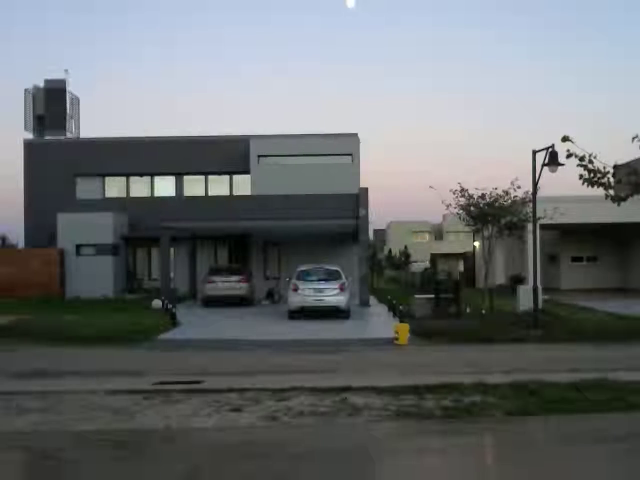
#> input picture frame 170 of opencv/_vids/vga_cam_10kmh_flipped.mp4, 1280 x 960 px, given in place of perpendicular.mp4, which was not available (shown at 1/2 size)
$ python speed_track.py   (Python 2 division)   (older library calls are emulated)
#> lines starting #> are read from the running program, lines starting #| are printed output that depends on the picture
#!/usr/bin/env python
version = "version 1.00"

"""
speed-track written by Claude Pageau pageauc@gmail.com
Raspberry (Pi) - python opencv2 Speed tracking using picamera module

This is a raspberry pi python opencv2 speed tracking demonstration program.
It will detect speed in the field of view and use opencv to calculate the
largest contour and return its x,y coordinate.  The image is tracked for
a specified threshold length and then the speed is calculated.
Note: Variables for this program are stored in speed_settings.py

Some of this code is based on a YouTube tutorial by
Kyle Hounslow using C here https://www.youtube.com/watch?v=X6rPdRZzgjg

Here is a my YouTube video demonstrating a previous speed tracking demo
program using a Raspberry Pi B2 https://youtu.be/09JS7twPBsQ

Requires a Raspberry Pi with a RPI camera module installed and configured

Install Dependencies from a logged in SSH session per quotends below

sudo apt-get update
sudo apt-get upgrade
sudo apt-get install -y python-opencv python-picamera python-image python-pyexiv2

"""

print("-------------------------------------------------------------------------------------------------")
print("speed-track.py %s using python2 and OpenCV2    written by Claude Pageau" % ( version ))
print("Loading Please Wait ....")

import os
mypath=os.path.abspath(__file__)       # Find the full path of this python script
baseDir=mypath[0:mypath.rfind("/")+1]  # get the path location only (excluding script name)
baseFileName=mypath[mypath.rfind("/")+1:mypath.rfind(".")]
progName = os.path.basename(__file__)
progNameVer = "%s %s" %(progName, version)

import io
import time
import datetime
import cv2
import pyexiv2
from PIL import Image
from PIL import ImageFont
from PIL import ImageDraw
#from picamera.array import PiRGBArray
#from picamera import PiCamera

# Check for variable file to import and error out if not found.
configFilePath = baseDir + "speed_settings.py"
if not os.path.exists(configFilePath):
    print("ERROR - Missing speed_settings.py file - Could not import Configuration file %s" % (configFilePath))
    quit()
else:
    # Read Configuration variables from config.py file
    from speed_settings import *

# Calculate conversion from camera pixel width to actual speed.
px_to_mph = float(( CAMERA_WIDTH / IMAGE_VIEW_FT ) * 5280 / 3600)

if SPEED_MPH:
    speed_units = "mph"
    speed_conv = 1.0 * px_to_mph
else:
    speed_units = "kph"
    speed_conv = 1.609344 * px_to_mph

quote = '"'  # Used for creating quote delimited log file of speed data

#-----------------------------------------------------------------------------------------------
def show_time():
    rightNow = datetime.datetime.now()
    currentTime = "%04d%02d%02d_%02d:%02d:%02d" % ( rightNow.year, rightNow.month, rightNow.day, rightNow.hour, rightNow.minute, rightNow.second )
    return currentTime

#-----------------------------------------------------------------------------------------------
def show_message(function_name, message_str):
    if verbose:
        now = show_time()
        print("%s %s - %s " % ( now, function_name, message_str ))
    return

#----------------------------------------------------------------------------------------------
def get_fps( start_time, frame_count ):
    # Calculate and display frames per second processing
    if frame_count >= 100:
        duration = float( time.time() - start_time )
        FPS = float( frame_count / duration )
        print("%s get_fps - Processing Speed Motion Stream at %.2f fps for Last %i Frames" %( show_time(), FPS, frame_count ))
        frame_count = 0
        start_time = time.time()
    else:
        frame_count += 1
    return start_time, frame_count

#-----------------------------------------------------------------------------------------------
def show_settings():
    if verbose:
        print("")
        print("Note: To Send Full Output to File Use command -   python -u ./%s | tee -a log.txt" % progName)
        print("      Set log_data_to_file=True to Send speed_Data to CSV File %s.log" % baseFileName)
        print("-------------------------------------- Settings -------------------------------------------------")
        print("")
        print("Message Display . verbose=%s  display_fps=%s calibrate=%s" % ( verbose, display_fps, calibrate ))
        print("Logging ......... Log_data_to_file=%s  log_filename=%s.log (CSV format)"  % ( log_data_to_file, baseFileName ))
        print("                  Log if max_speed_over > %i %s" % ( max_speed_over, speed_units))
        print("Speed Trigger ... If  track_len_trig > %i px" % ( track_len_trig ))
        print("Exclude Events .. If  x_diff_min < %i or x_diff_max > %i px" % ( x_diff_min, x_diff_max ))
        print("                  If  y_upper < %i or y_lower > %i px" % ( y_upper, y_lower ))
        print("                  If  event_timeout > %i seconds Start New Track" % ( event_timeout ))
        print("                  If  max_speed_over < %i %s" % ( max_speed_over, speed_units ))
        print("Speed Photo ..... Size=%ix%i px  WINDOW_BIGGER=%i  VFlip=%s  HFlip=%s " % ( image_width, image_height, WINDOW_BIGGER, CAMERA_VFLIP, CAMERA_HFLIP ))
        print("                  image_path=%s  image_Prefix=%s  image_text_bottom=%s" % ( image_path, image_prefix, image_text_bottom ))
        print("Motion Settings . Size=%ix%i px  IMAGE_VIEW_FT=%i  speed_units=%s  VFlip=%s  HFlip=%s" % ( CAMERA_WIDTH, CAMERA_HEIGHT, IMAGE_VIEW_FT, speed_units, CAMERA_VFLIP, CAMERA_HFLIP ))
        print("OpenCV Settings . MIN_AREA=%i sq-px  BLUR_SIZE=%i  THRESHOLD_SENSITIVITY=%i  CIRCLE_SIZE=%i px" % ( MIN_AREA, BLUR_SIZE, THRESHOLD_SENSITIVITY, CIRCLE_SIZE ))
        print("                  gui_window_on=%s (Display OpenCV Status Windows on GUI Desktop)" % ( gui_window_on ))
        print("")
        print("-------------------------------------------------------------------------------------------------")
    return

# [84 lines left out: functions take_calibration_image, get_image_name, log_to_file, image_write, not called in this run]

#----------------------------------------------------------------------------------------------
def speed_camera():
    show_settings()
    ave_speed = 0.0
    if verbose:
        if calibrate:
            print("In Calibration Mode ....")
        if gui_window_on:
            print("Press lower case q on OpenCV GUI Window to Quit program")
            print("or ctrl-c in this terminal session to Quit")
        else:
            print("Press ctrl-c in this terminal session to Quit")
        print("")
    msg_str = "Initializing Pi Camera ...."
    show_message("speed_camera", msg_str)
    # [6 lines of commented-out code are left out]

    frame_count = 0
    fps_time = time.time()
    first_image = True   # Start a fresh image
    first_event = True   # Start a New Motion Track
    event_timer = time.time()
    start_pos_x = 0
    end_pos_x = 0
    msgStr = "Start Speed Motion Tracking"
    show_message("speed_camera", msgStr)

    # allow the camera to warmup
    time.sleep(1)

    # capture frames from the camera
    #cap = cv2.VideoCapture(0)
    #cap = cv2.VideoCapture('/home/chinomng/downloads/opencv_tutorial/vehicle_detection_haarcascades/dataset/video1.avi')
    #cap = cv2.VideoCapture('/home/chinomng/downloads/opencv_tutorial/david_videos/obliquo.mp4')
    cap = cv2.VideoCapture('/home/chinomng/downloads/opencv_tutorial/david_videos/perpendicular.mp4')
    while True:
        k = cv2.waitKey(0) & 0xFF
#> (key q is pressed here)
        print k
        if k == 27:         # wait for ESC key to exit
            cv2.destroyAllWindows()
        elif k == ord('s'): # wait for 's' key to save and exit
            time.sleep(3)

    #for frame in camera.capture_continuous(rawCapture, format="bgr", use_video_port=True):
        # grab the raw NumPy array representing the image, then initialize the timestamp
        # and occupied/unoccupied text
        ret, frame = cap.read()
#> frame is the input picture: shape (960, 1280, 3); mean B, G, R 112.4, 110.6, 106.3
        image2 = frame

        if time.time() - event_timer > event_timeout:   # Check if event timed out
            # event_timer exceeded so reset for new track
            event_timer = time.time()
            first_event = True
            start_pos_x = 0
            end_pos_x = 0

        if display_fps:   # Optionally show motion image processing loop fps
            fps_time, frame_count = get_fps( fps_time, frame_count )

        # initialize variables
        motion_found = False
        biggest_area = MIN_AREA
        cx = 0
        cy = 0
        cw = 0
        ch = 0

        # At this point the image is available as stream.array
        if first_image:
            # This is the first time through the loop so initialize grayimage1
            # Only needs to be done once
            grayimage1 = cv2.cvtColor(image2, cv2.COLOR_BGR2GRAY)
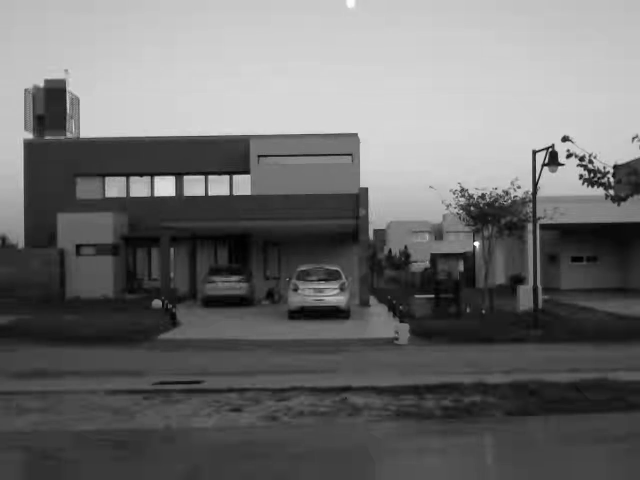
#> grayimage1: shape (960, 1280) (shown at 1/2 size); min 0, max 254, mean 109.5
            event_timer = time.time()
            first_image = False
            # Initialize prev_image used for taking speed image photo
            prev_image = image2
        else:
            # Convert to gray scale, which is easier
            grayimage2 = cv2.cvtColor( image2, cv2.COLOR_BGR2GRAY )
            # Get differences between the two greyed images
            differenceimage = cv2.absdiff( grayimage1, grayimage2 )
            # Blur difference image to enhance motion vectors
            differenceimage = cv2.blur( differenceimage,(BLUR_SIZE,BLUR_SIZE ))
            # Get threshold of blurred difference image based on THRESHOLD_SENSITIVITY variable
            retval, thresholdimage = cv2.threshold( differenceimage,THRESHOLD_SENSITIVITY,255,cv2.THRESH_BINARY )
            # Get all the contours found in the threshold image
            #print cv2.findContours( thresholdimage,cv2.RETR_EXTERNAL,cv2.CHAIN_APPROX_SIMPLE )
            _, contours, hierarchy = cv2.findContours( thresholdimage,cv2.RETR_EXTERNAL,cv2.CHAIN_APPROX_SIMPLE )
            total_contours = len( contours )
            # Update grayimage1 to grayimage2 ready for next image2
            grayimage1 = grayimage2

            # find contour with biggest area
            for c in contours:
                # get area of next contour
                found_area = cv2.contourArea(c)
                if found_area > biggest_area:
                    motion_found = True
                    biggest_area = found_area
                    ( x, y, w, h ) = cv2.boundingRect(c)
                    cx = x + w/2   # put circle in middle of width
                    cy = y + h/2   # put circle in middle of height
                    cw = w
                    ch = h

            if motion_found:
                if cy > y_upper and cy < y_lower:      # movement is within valid y range
                    if first_event:   # This is a first valide motion event
                        first_event = False
                        start_pos_x = cx
                        end_pos_x = cx
                        track_start_time = time.time()
                        msgStr = "New Track    - Motion at cx=%3i cy=%3i Area=%i  %i contours" % ( cx, cy, biggest_area, total_contours )
                        show_message("speed_camera", msgStr)
                    else:
                        if ( abs( cx - end_pos_x ) > x_diff_min and abs( cx - end_pos_x ) < x_diff_max ):
                            # movement is within acceptable distance range of last event
                            end_pos_x = cx
                            tot_track_dist = abs( end_pos_x - start_pos_x )
                            tot_track_time = abs( time.time() - track_start_time )
                            ave_speed = float((abs( tot_track_dist / tot_track_time)) / speed_conv)
                            if abs( end_pos_x - start_pos_x ) > track_len_trig:
                                # Track length exceeded so take process speed photo
                                if ave_speed > max_speed_over or calibrate:
                                    # Resized and process prev image before saving to disk
                                    if calibrate:       # Create a calibration image
                                        filename = get_image_name( image_path, "calib-" )
                                        prev_image = take_calibration_image( filename, prev_image )
                                    else:
                                        speed_prefix = str(int(round(ave_speed))) + "-" + image_prefix
                                        filename = get_image_name( image_path, speed_prefix)
                                    big_image = cv2.resize(prev_image,(image_width, image_height))
                                    cv2.imwrite(filename, big_image)
                                    msgStr = " Event Add   - Motion at cx=%3i cy=%3i Dist=%i SPEED %.1f %s track_len=%3i of %i px  Area=%i sq-px  %i contours" % ( cx, cy, abs( end_pos_x - start_pos_x ), ave_speed, speed_units, abs( start_pos_x - end_pos_x), track_len_trig, biggest_area, total_contours )
                                    show_message("speed_camera", msgStr)
                                    # Format and Save Data to CSV Log File
                                    log_time = datetime.datetime.now()
                                    log_csv_time = "%s%04d%02d%02d%s,%s%02d%s,%s%02d%s" % ( quote, log_time.year, log_time.month, log_time.day, quote, quote, log_time.hour, quote, quote, log_time.minute, quote)
                                    # Add Text to image
                                    image_text = "SPEED %.1f %s - %s" % ( ave_speed, speed_units, filename )
                                    if ave_speed > 10:
                                        print "TOO FAST!!!"
                                    #image_write( filename, image_text )
                                    log_text = "%s,%.2f,%s%s%s,%s%s%s,%i,%i,%i" % ( log_csv_time, ave_speed, quote, speed_units, quote, quote, filename, quote, cw, ch, cw * ch )
                                    log_to_file( log_text )
                                    msgStr = "End Track    - Tracked %i px in %.1f sec  Area=%i sq-px %i contours" % ( tot_track_dist, tot_track_time, biggest_area, total_contours )
                                    show_message("speed_camera", msgStr)
                                else:
                                    msgStr = "End Track    - Skip Photo SPEED %.1f %s max_speed_over=%i  %i px in %.1f sec  Area=%i sq-px  %i contours" % ( ave_speed, speed_units, max_speed_over, tot_track_dist, tot_track_time, biggest_area, total_contours )
                                    show_message("speed_camera", msgStr)
                                # Reset Variables for next cycle through loop
                                start_pos_x = 0
                                end_pos_x = 0
                                first_event = True
                            else:
                                msgStr = " Event Add   - Motion at cx=%3i cy=%3i Dist=%i SPEED %.1f %s track_len=%3i of %i px  Area=%i sq-px  %i contours" % ( cx, cy, abs( cx - end_pos_x ), ave_speed, speed_units, abs( start_pos_x - end_pos_x), track_len_trig, biggest_area, total_contours )
                                end_pos_x = cx
                                show_message("speed_camera", msgStr)
                            prev_image = image2
                        else:
                            msgStr = " Out Range   - ByPass at cx=%3i cy=%3i Dist=%i is <%i or >%i px  Area=%i sq-px  %i contours" % ( cx, cy, abs( cx - end_pos_x ), x_diff_min, x_diff_max, biggest_area, total_contours  )
                            show_message("speed_camera", msgStr)

                    if gui_window_on:
                        # show small circle at motion location
                        cv2.circle( image2,( cx,cy ),CIRCLE_SIZE,( 0,255,0 ), 2 )
                        speed_text = str('%5.1f'  % ave_speed )
                        if ave_speed > 0:
                            #speed_text = str('%5.1f'  % ave_speed )
                            cv2.putText( image2, speed_text, (cx, cy), cv2.FONT_HERSHEY_SIMPLEX, .5, (255,255,0), 1)
                        cv2.putText( image2, speed_text, (1000, 700), cv2.FONT_HERSHEY_SIMPLEX, .5, (255,255,0), 1)
                    event_timer = time.time()  # Reset event_timer since valid motion was found


            speed_text = str('%5.1f'  % ave_speed )
            if ave_speed > 0:
                #speed_text = str('%5.1f'  % ave_speed )
                cv2.putText( image2, speed_text, (cx, cy), cv2.FONT_HERSHEY_SIMPLEX, .5, (255,255,0), 1)
            if gui_window_on:
                # cv2.imshow('Difference Image',difference image)
                cv2.line( image2,( 0, y_upper ),( CAMERA_WIDTH, y_upper ),(255,0,0),1 )
                cv2.line( image2,( 0, y_lower ),( CAMERA_WIDTH, y_lower ),(255,0,0),1 )
                for i in range ( 10, CAMERA_WIDTH - 9, 10 ):
                    cv2.line( image2,( i ,y_upper - 5 ),( i, y_lower ),(255,0,0), 1 )
                big_w = CAMERA_WIDTH * WINDOW_BIGGER
                big_h = CAMERA_HEIGHT * WINDOW_BIGGER
                image2 = cv2.resize( image2,( big_w, big_h ))
                #cv2.imshow('Threshold Image', thresholdimage)
                cv2.imshow('Movement Status', image2)
                cv2.imshow('Movement Status', differenceimage)
                # Close Window if q pressed
                if cv2.waitKey(1) & 0xFF == ord('q'):
                    cv2.destroyAllWindows()
                    print("End Motion Tracking ......")
                    break
        #rawCapture.truncate(0)

#-----------------------------------------------------------------------------------------------
if __name__ == '__main__':
    try:
        speed_camera()
    finally:
        print("")
        print("+++++++++++++++++++++++++++++++++++")
        print("%s - Exiting Program" % progName)
        print("+++++++++++++++++++++++++++++++++++")
        print("")


$ run again, starting later in the video
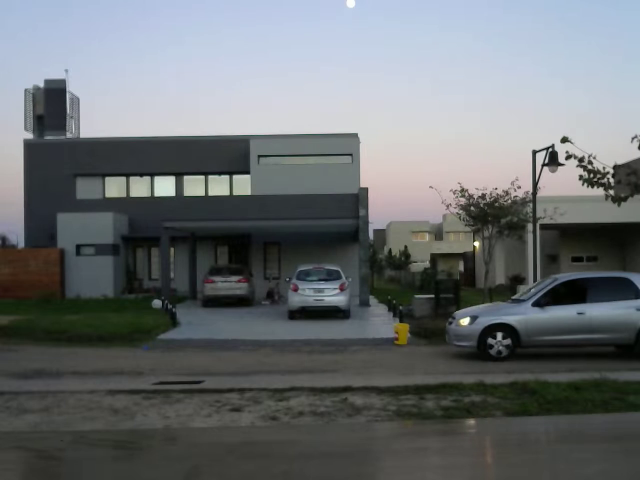
#> input picture frame 766 of opencv/_vids/vga_cam_10kmh_flipped.mp4, 1280 x 960 px, given in place of perpendicular.mp4, which was not available (shown at 1/2 size)
#> in speed_camera, frame is the input picture: shape (960, 1280, 3); mean B, G, R 113, 110.9, 106.3
#> in speed_camera, `grayimage1 = cv2.cvtColor(image2, cv2.COLOR_BGR2GRAY)`:
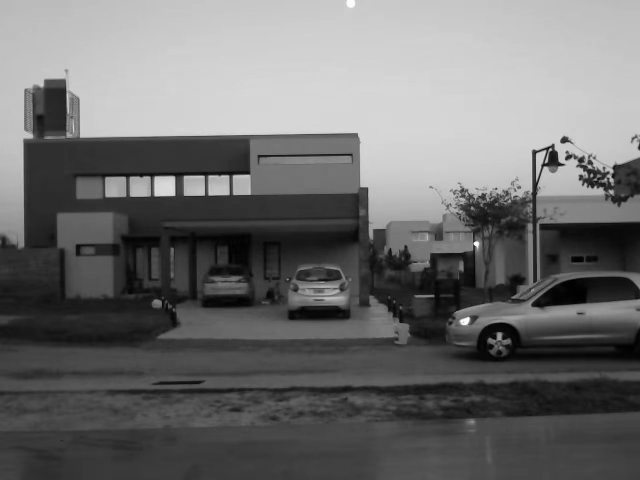
#> grayimage1: shape (960, 1280) (shown at 1/2 size); min 0, max 255, mean 109.7

$ run again, starting later in the video
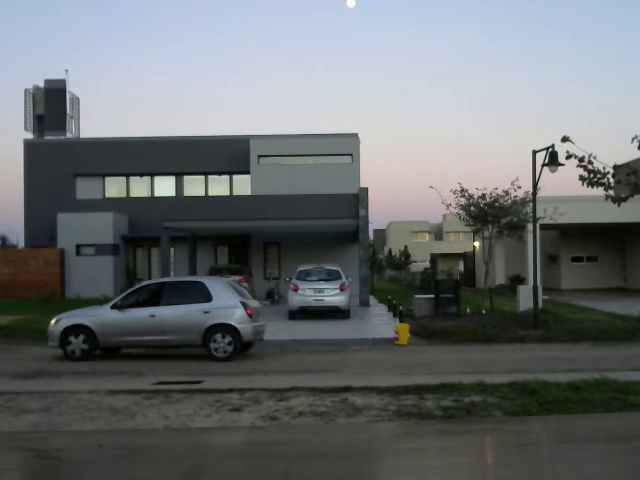
#> input picture frame 1362 of opencv/_vids/vga_cam_10kmh_flipped.mp4, 1280 x 960 px, given in place of perpendicular.mp4, which was not available (shown at 1/2 size)
#> in speed_camera, frame is the input picture: shape (960, 1280, 3); mean B, G, R 111.8, 110.1, 105.7
#> in speed_camera, `grayimage1 = cv2.cvtColor(image2, cv2.COLOR_BGR2GRAY)`:
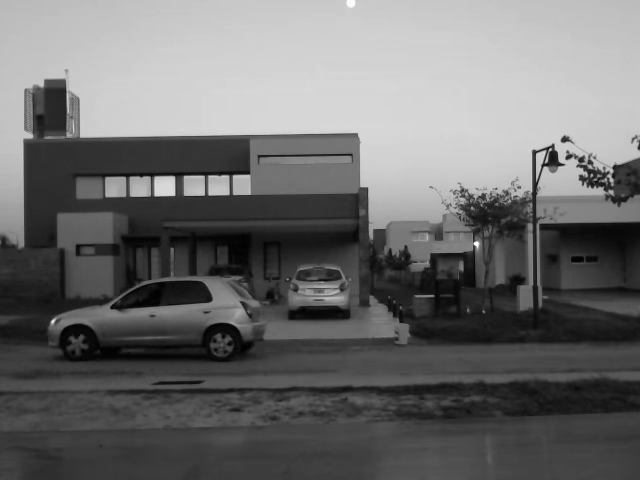
#> grayimage1: shape (960, 1280) (shown at 1/2 size); min 0, max 254, mean 108.9
